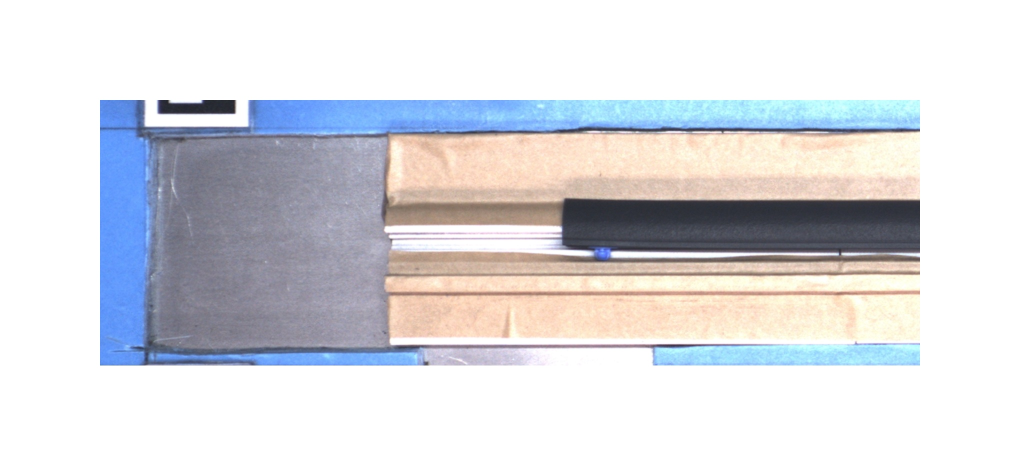
#> input picture InspectionImages_endSegmentation_Left.jpg, 2040 x 931 px (shown at 1/2 size)
$ python -i arucoplanarize.py   (imports and definitions only)
#> lines starting #> are read from the running program, lines starting #| are printed output that depends on the picture
import cv2
import numpy as np
import os
import yaml

#detect 4 aruco marker corner and make them into a planar rectangular with certain aspect ratio
#layout is id 0 for topleft, 1 for topright, 2 for bottomleft, 3 for bottomright

multiplier = 5.0
ORIGINAL_IMAGE_HEIGHT = int(218 * multiplier)
ORIGINAL_IMAGE_WIDTH = int(913 * multiplier)

dict_type = cv2.aruco.DICT_5X5_250
aruco_dict = cv2.aruco.getPredefinedDictionary(dict_type)
parameters = cv2.aruco.DetectorParameters()
detector = cv2.aruco.ArucoDetector(aruco_dict, parameters)


# [4 lines left out: function adjust_warp_transform, not called in this run]


def planarize(image, scale_factor=1.0):
    transform = None
    gray = cv2.cvtColor(image, cv2.COLOR_BGR2GRAY)

    IMAGE_HEIGHT = int(ORIGINAL_IMAGE_HEIGHT / scale_factor)
    IMAGE_WIDTH = int(ORIGINAL_IMAGE_WIDTH / scale_factor)

    desired_plane = np.array([[0, 0], [ORIGINAL_IMAGE_WIDTH, 0], [0, ORIGINAL_IMAGE_HEIGHT], [ORIGINAL_IMAGE_WIDTH, ORIGINAL_IMAGE_HEIGHT]], dtype='float32')

    if os.path.exists("./aikensa/param/warptransform.yaml") and os.path.exists("./aikensa/param/warptransform_lowres.yaml"):
        if scale_factor == 1.0:
            with open('./aikensa/param/warptransform.yaml', 'r') as file:
                transform_list = yaml.load(file, Loader=yaml.FullLoader)
                transform = np.array(transform_list)
                if scale_factor != 1.0:
                    transform = adjust_warp_transform(transform, scale_factor)
            image = cv2.warpPerspective(image, transform, (IMAGE_WIDTH, IMAGE_HEIGHT))
            return image, None
        if scale_factor != 1.0:
            with open('./aikensa/param/warptransform_lowres.yaml', 'r') as file:
                transform_list = yaml.load(file, Loader=yaml.FullLoader)
                transform = np.array(transform_list)
                if scale_factor != 1.0:
                    transform = transform#modify logic to adjust scale factor -> lowres being "fooled" to have scale of 1.0
            image = cv2.warpPerspective(image, transform, (int(IMAGE_WIDTH), int(IMAGE_HEIGHT)))
            #resize image to original size
            image = cv2.resize(image, (IMAGE_WIDTH, IMAGE_HEIGHT))
            return image, None


    else:
        corners, ids, rejected = detector.detectMarkers(gray)
        # print (corners)
        # print (ids)
        # print (rejected)
        if corners and ids is not None:

            top_left_corner = None
            top_right_corner = None
            bottom_left_corner = None
            bottom_right_corner = None

            for i, corner in zip(ids, corners):
                marker_id = i[0]
                if marker_id == 0:
                    # Top left corner of marker 0
                    top_left_corner = corner[0][0]
                elif marker_id == 1:
                    # Top right corner of marker 1
                    top_right_corner = corner[0][1]
                elif marker_id == 2:
                    # Bottom left corner of marker 2
                    bottom_left_corner = corner[0][2]
                elif marker_id == 3:
                    # Top right corner of marker 3
                    bottom_right_corner = corner[0][3]

            if top_left_corner is not None and top_right_corner is not None \
            and bottom_left_corner is not None and bottom_right_corner is not None:
                # Concatenate the corners in the desired order
                ordered_corners = np.array([
                    top_left_corner, top_right_corner,
                    bottom_left_corner, bottom_right_corner
                ], dtype='float32')

                if scale_factor != 1.0:
                    desired_plane = np.array([[0, 0], [ORIGINAL_IMAGE_WIDTH//scale_factor, 0], [0, ORIGINAL_IMAGE_HEIGHT//scale_factor], [ORIGINAL_IMAGE_WIDTH//scale_factor, ORIGINAL_IMAGE_HEIGHT//scale_factor]], dtype='float32')

                transform = cv2.getPerspectiveTransform(ordered_corners, desired_plane)
                image = cv2.warpPerspective(image, transform, (IMAGE_WIDTH, IMAGE_HEIGHT))

            return image, transform
        else:
            return image, None

# [212 lines left out: functions planarize_image, planarize_image_4567, planarize_image_wide, planarize_image_narrow, not called in this run]

>>> import cv2
>>> picture = cv2.imread('../../InspectionImages_endSegmentation_Left.jpg')
#> picture is the input picture: shape (931, 2040, 3); mean B, G, R 222.8, 218.4, 217.7
>>> result = planarize(picture)
#> in planarize, `gray = cv2.cvtColor(image, cv2.COLOR_BGR2GRAY)`:
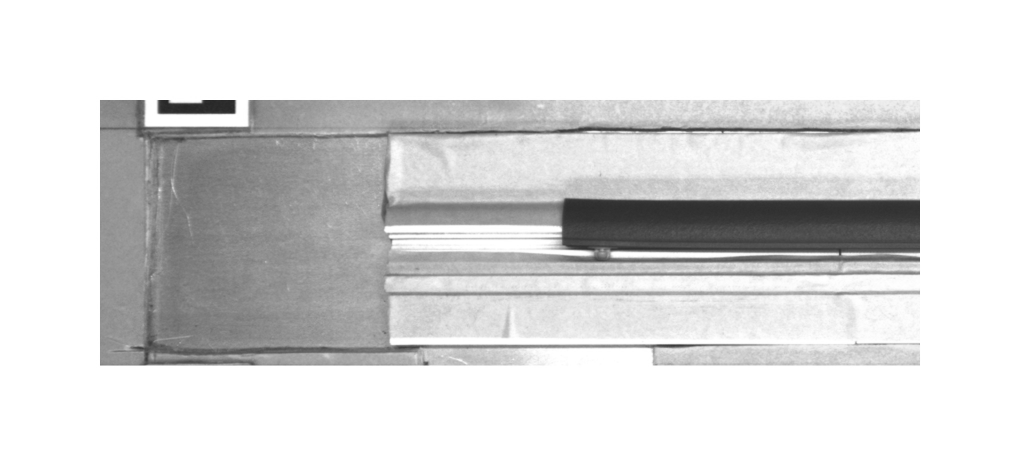
#> gray: shape (931, 2040) (shown at 1/2 size); min 38, max 255, mean 218.7
#> in planarize, `corners, ids, rejected = detector.detectMarkers(gray)`: corners = (); ids = None; rejected = 5 items

$ run again, on InspectionImages_endSegmentation_Right.jpg
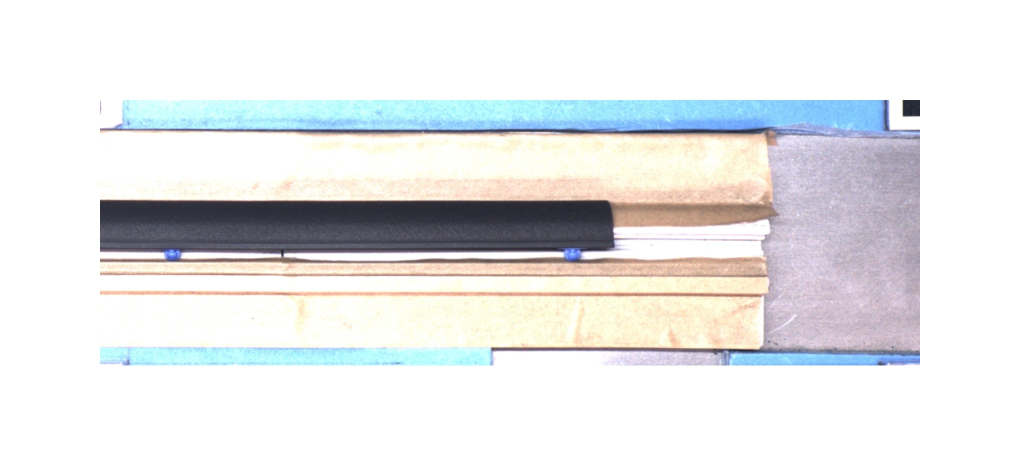
#> input picture InspectionImages_endSegmentation_Right.jpg, 2040 x 931 px (shown at 1/2 size)
#> picture is the input picture: shape (931, 2040, 3); mean B, G, R 231.9, 231.5, 230.5
#> in planarize, `gray = cv2.cvtColor(image, cv2.COLOR_BGR2GRAY)`:
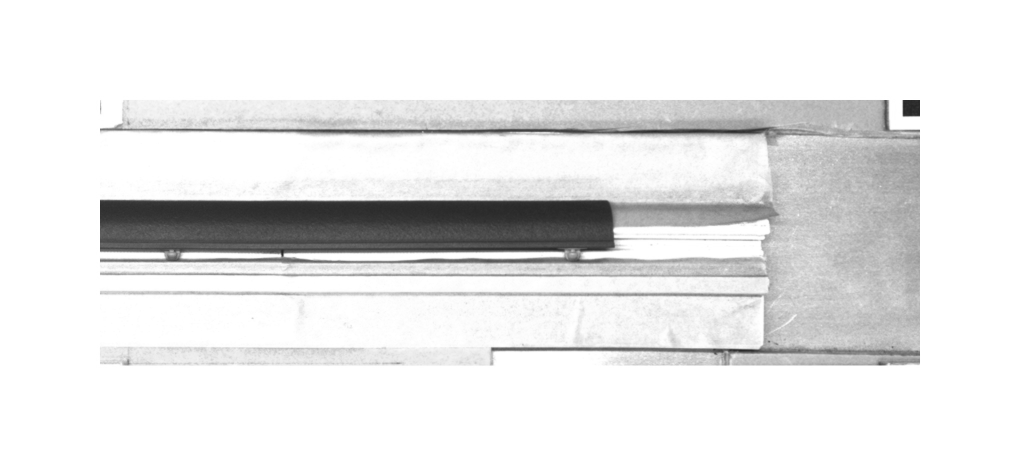
#> gray: shape (931, 2040) (shown at 1/2 size); min 34, max 255, mean 231.3
#> corners = (); ids = None; rejected = ([[1805, 200], [1839, 200], [1839, 232], [1806, 232]], [[811, 725], [809, 730], [763, 730], [767, 723]], [[386, 730], [347, 729], [344, 725], [379, 724]])

$ run again, on epto_left.jpg
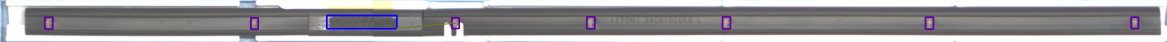
#> input picture epto_left.jpg, 3500 x 125 px (shown at 1/3 size)
#> picture is the input picture: shape (125, 3500, 3); mean B, G, R 158, 154.8, 156.5
#> in planarize, `gray = cv2.cvtColor(image, cv2.COLOR_BGR2GRAY)`:
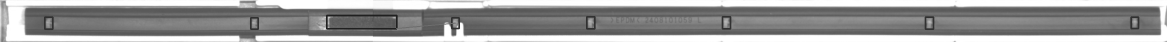
#> gray: shape (125, 3500) (shown at 1/3 size); min 25, max 255, mean 155.7
#> corners = (); ids = None; rejected = 8 items
